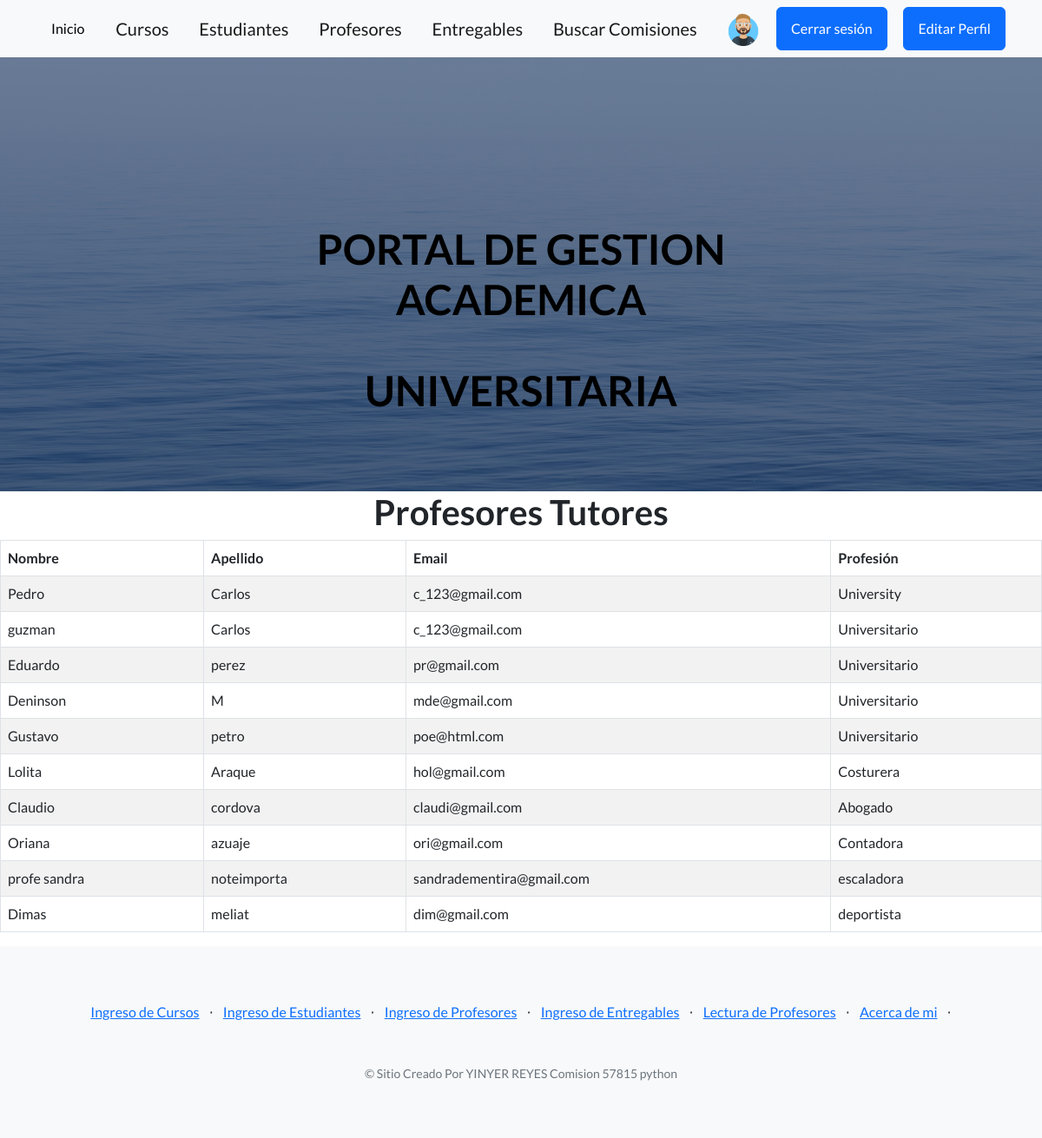
/appcoder/vista_profesores/ (signed in), run on the app's committed database.
### usuarios/models.py (models this page shows, shortened)
class Avatar(models.Model):
    user = models.OneToOneField(User, on_delete=models.CASCADE,null=True, blank= True)
    imagen = models.ImageField(upload_to='avatares', null=True, blank= True)

### appcoder/models.py (models this page shows, shortened)
class Profesor(models.Model):
    nombre = models.CharField(max_length=40)
    apellido = models.CharField(max_length=40)
    email = models.EmailField()
    profesion = models.CharField(max_length=40)

### appcoder/views.py (the view)
# urls.py: path("vista_profesores/", views.profesores, name="profesores"),
@login_required
def profesores(request):
    profesores = Profesor.objects.all()
    return render(request, "appcoder/profesores.html", {"profesores":profesores})

### appcoder/templates/appcoder/profesores.html (shortened to what this page needs)
{% extends "appcoder/base.html"%}
{% block contenidoQueCambia %}
<head>
</head>
<body>
    <h1>Profesores Tutores </h1>
</body>
</html>
<div class="table-responsive">
    <table class="table table-striped table-bordered">
        <thead class="thead-dark">
            <tr>
                <th>Nombre</th>
                <th>Apellido</th>
                <th>Email</th>
                <th>Profesión</th>
            </tr>
        </thead>
        <tbody>
            {% for profesor in profesores %}
            <tr>
                <td>{{ profesor.nombre }}</td>
                <td>{{ profesor.apellido }}</td>
                <td>{{ profesor.email }}</td>
                <td>{{ profesor.profesion }}</td>
            </tr>
            {% endfor %}
        </tbody>
    </table>
</div>
{% endblock  %}

### appcoder/templates/appcoder/base.html (shortened to what this page needs)
{%load static %}
<!DOCTYPE html>
<html lang="en">
    <head>
        <link href="https://cdn.jsdelivr.net/npm/bootstrap-icons@1.5.0/font/bootstrap-icons.css" rel="stylesheet" type="text/css" />
        <link href="{% static 'appcoder/css/styles.css' %}" rel="stylesheet" />
    </head>
    <body>
        <nav class="navbar navbar-light bg-light static-top">
            <div class="container">
                <a class="btn btn-light" href="{% url 'inicio' %}">Inicio</a>
                <a class="navbar-brand" href="{% url 'cursos' %}">Cursos</a>
                <a class="navbar-brand" href="{% url 'estudiantes' %}">Estudiantes</a>
                <a class="navbar-brand" href="{% url 'profesores' %}">Profesores</a>
                <a class="navbar-brand" href="{% url 'entregables' %}">Entregables</a>
                <a class="navbar-brand" href="{% url 'Buscarcomision' %}">Buscar Comisiones</a>
                <img src="{{request.user.avatar.imagen.url}}" alt="" height="40px">
                    {% if request.user.is_authenticated %}
                        <a class="btn btn-primary" href="{% url 'logout' %}">Cerrar sesión</a>
                        <a class="btn btn-primary" href="{% url 'EditarPerfil' %}">Editar Perfil</a>
                    {%else%}
                        <a class="btn btn-primary" href="{% url 'Login' %}">Login</a>
                        <a class="btn btn-primary" href="{% url 'Register' %}">Registro</a>
                    {% endif %}
            </div>
        </nav>
    <header class="masthead">
        <div class="container position-relative">
            <div class="row justify-content-center">
                <div class="col-xl-6">
                    <div class="text-center text-black">
                        <h1 class="mb-5">PORTAL DE GESTION ACADEMICA</h1>
                        <h1 class="mb-5">UNIVERSITARIA</h1>
                    </div>
                </div>
            </div>
        </div>
    </header>
        {% block contenidoQueCambia %}
        {% endblock  %}
        <footer class="footer bg-light">
            <div class="container">
                <div class="row">
                    <div class="col-lg-12 h-100 text-center text-lg-start my-auto">
                        <ul class="list-inline mb-2">
                            {% if request.user.is_authenticated %}
                                {%if request.user.is_superuser %}
                            <div class="text-center">
                            <li class="list-inline-item"><a href="{% url 'formulariocurso' %}">Ingreso de Cursos</a></li>
                            <li class="list-inline-item">⋅</li>
                            <li class="list-inline-item"><a href="{% url 'formularioestudiantes' %}">Ingreso de Estudiantes</a></li>
                            <li class="list-inline-item">⋅</li>
                            <li class="list-inline-item"><a href="{% url 'formularioprofesores' %}"> Ingreso de Profesores</a></li>
                            <li class="list-inline-item">⋅</li>
                            <li class="list-inline-item"><a href="{% url 'formularioentregables' %}">Ingreso de Entregables</a></li>
                            <li class="list-inline-item">⋅</li>
                            <li class="list-inline-item"><a href="{% url 'LeerProfesores' %}">Lectura de Profesores</a></li>
                            <li class="list-inline-item">⋅</li>
                            <li class="list-inline-item"><a href="{% url 'About' %}">Acerca de mi</a></li>
                            <li class="list-inline-item">⋅</li>
                            </div>
                                {% endif %}
                            {% endif %}
                        </ul>
                        <div class="text-center">
                            {% if request.user.is_authenticated %}
                            <p class="text-muted small mb-4 mb-lg-0 mt-5">&copy; Sitio Creado Por YINYER REYES Comision 57815 python</p>
                            {% endif %}
                        </div>
                    </div>
                </div>
            </div>
        </footer>
    </body>
</html>

### appcoder/templates/appcoder/profesores.html (style rules this page uses)
h1 { text-align: center; }

### data on the page
Profesor: nombre "Pedro", apellido "Carlos", email "c_123@gmail.com", profesion "University"
Profesor: nombre "guzman", apellido "Carlos", email "c_123@gmail.com", profesion "Universitario"
Profesor: nombre "Eduardo", apellido "perez", email "pr@gmail.com", profesion "Universitario"
Profesor: nombre "Deninson", apellido "M", email "mde@gmail.com", profesion "Universitario"
Profesor: nombre "Gustavo", apellido "petro", email "poe@html.com", profesion "Universitario"
Profesor: nombre "Lolita", apellido "Araque", email "hol@gmail.com", profesion "Costurera"
Profesor: nombre "Claudio", apellido "cordova", email "claudi@gmail.com", profesion "Abogado"
Profesor: nombre "Oriana", apellido "azuaje", email "ori@gmail.com", profesion "Contadora"
Profesor: nombre "profe sandra", apellido "noteimporta", email "sandradementira@gmail.com", profesion "escaladora"
Profesor: nombre "Dimas", apellido "meliat", email "dim@gmail.com", profesion "deportista"
